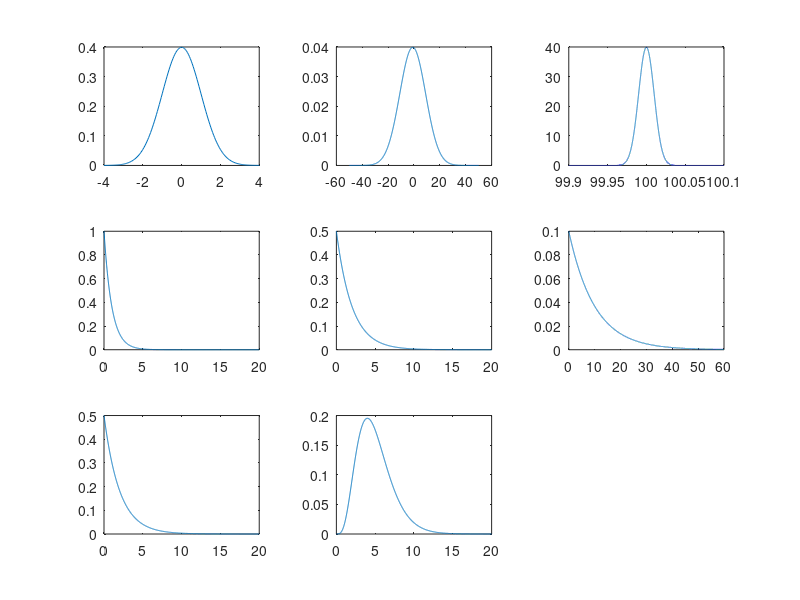

MATLAB code for this plot:
clf;
x = -4:0.05:4;
n1 = normpdf(x, 0, 1);
y = -50:0.05:50;
n2 = normpdf(y, -1, 10);
z = 99.9:0.00001:100.1;
n3 = normpdf(z, 100, 0.01);

x2 = 0:0.01:20;
a = exppdf(x2, 1);
y2 = 0:0.01:20;
b = exppdf(y2, 2);
z2 = 0:0.01:60;
c = exppdf(z2, 10);

x3 = 0:0.01:20;
i = gampdf(x3, 1, 2);
y3 = 0:0.01:20;
j = gampdf(y3, 5, 1);

subplot(331);
plot(x, n1);
subplot(332);
plot(y, n2);
subplot(333);
plot(z, n3);

subplot(334);
plot(x2, a);
subplot(335);
plot(y2, b);
subplot(336);
plot(z2, c);

subplot(337);
plot(x3, i);
subplot(338);
plot(y3, j);
